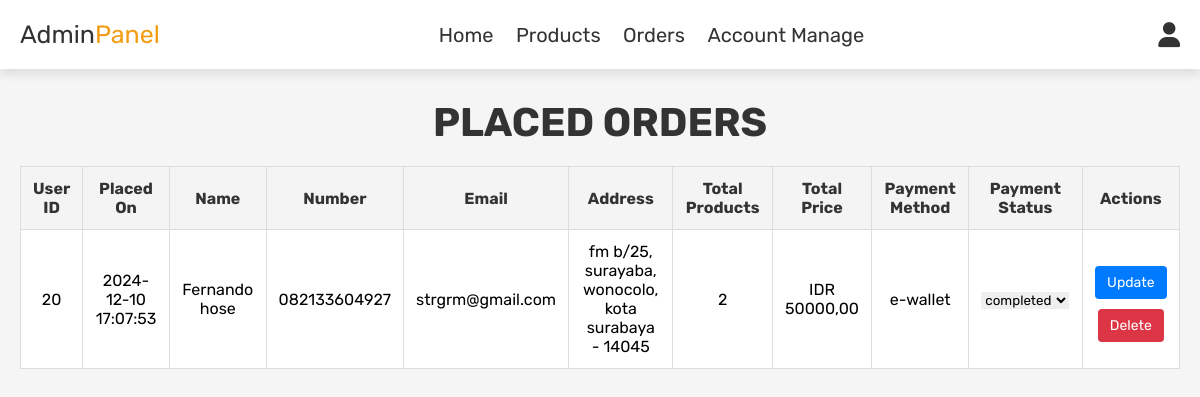
Before: /admin/admin_order.php (signed in) with the older database file.
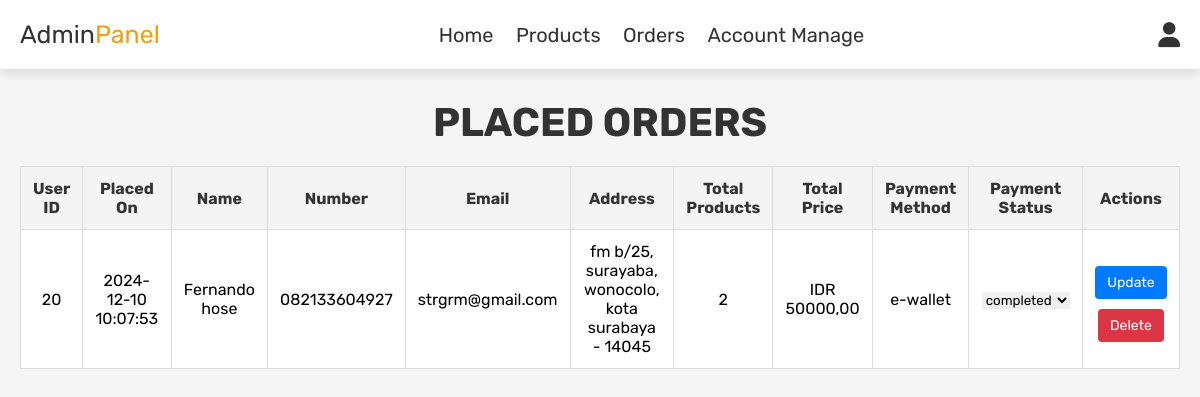
After: the same page with the newer database file.
### tables this page shows
CREATE TABLE `orders` (
  `order_id` int(11) NOT NULL,
  `user_id` int(11) DEFAULT NULL,
  `name` varchar(100) NOT NULL,
  `number` varchar(15) NOT NULL,
  `email` varchar(100) NOT NULL,
  `payment_method` varchar(20) NOT NULL,
  `address` varchar(400) NOT NULL,
  `total_products` int(11) NOT NULL,
  `total_price` decimal(10,0) NOT NULL,
  `placed_on` timestamp NOT NULL DEFAULT current_timestamp() ON UPDATE current_timestamp(),
  `payment_status` varchar(20) NOT NULL DEFAULT 'pending'
);

### admin/admin_order.php (the view, shortened to what this page needs)
<?php
include '../config.php';
?>
<!DOCTYPE html>
<html lang="en">
<head>
   <link rel="stylesheet" href="https://cdnjs.cloudflare.com/ajax/libs/font-awesome/6.0.0/css/all.min.css">
   <link rel="stylesheet" href="admin.css">
</head>
<body>
   <?php include 'admin_header.php'; ?>
   <section class="orders">
      <h1 class="title">Placed Orders</h1>
      <div class="table-responsive">
         <table class="table">
            <thead>
               <tr>
                  <th>User ID</th>
                  <th>Placed On</th>
                  <th>Name</th>
                  <th>Number</th>
                  <th>Email</th>
                  <th>Address</th>
                  <th>Total Products</th>
                  <th>Total Price</th>
                  <th>Payment Method</th>
                  <th>Payment Status</th>
                  <th>Actions</th>
               </tr>
            </thead>
            <tbody>
               <?php
               $select_orders = mysqli_query($conn, "SELECT * FROM `orders`") or die('query failed');
               if (mysqli_num_rows($select_orders) > 0) {
                  while ($fetch_orders = mysqli_fetch_assoc($select_orders)) {
                     ?>
                     <tr>
                        <td><?php echo $fetch_orders['user_id']; ?></td>
                        <td><?php echo $fetch_orders['placed_on']; ?></td>
                        <td><?php echo $fetch_orders['name']; ?></td>
                        <td><?php echo $fetch_orders['number']; ?></td>
                        <td><?php echo $fetch_orders['email']; ?></td>
                        <td><?php echo $fetch_orders['address']; ?></td>
                        <td><?php echo $fetch_orders['total_products']; ?></td>
                        <td>IDR <?php echo $fetch_orders['total_price']; ?>,00</td>
                        <td><?php echo $fetch_orders['payment_method']; ?></td>
                        <td>
                           <form action="" method="post" class="d-inline">
                              <select name="update_payment" class="form-select">
                                 <option value="" selected disabled><?php echo $fetch_orders['payment_status']; ?></option>
                              </select>
                        </td>
                        <td>
                           <input type="submit" value="Update" name="update_order" class="btn btn-blue">
                           <a href="admin_order.php?delete=<?php echo $fetch_orders['order_id']; ?>"
                              onclick="return confirm('Delete this order?');" class="btn btn-red">Delete</a>
                        </td>
                     </tr>
                     <?php
                  }
               } else {
                  echo '<tr><td colspan="11" class="text-center">No orders placed yet!</td></tr>';
               }
               ?>
            </tbody>
         </table>
      </div>
   </section>
</body>
</html>

Changed rows visible on the page:
changed orders "Fernando hose": placed_on "2024-12-10 17:07:53" → "2024-12-10 10:07:53"
